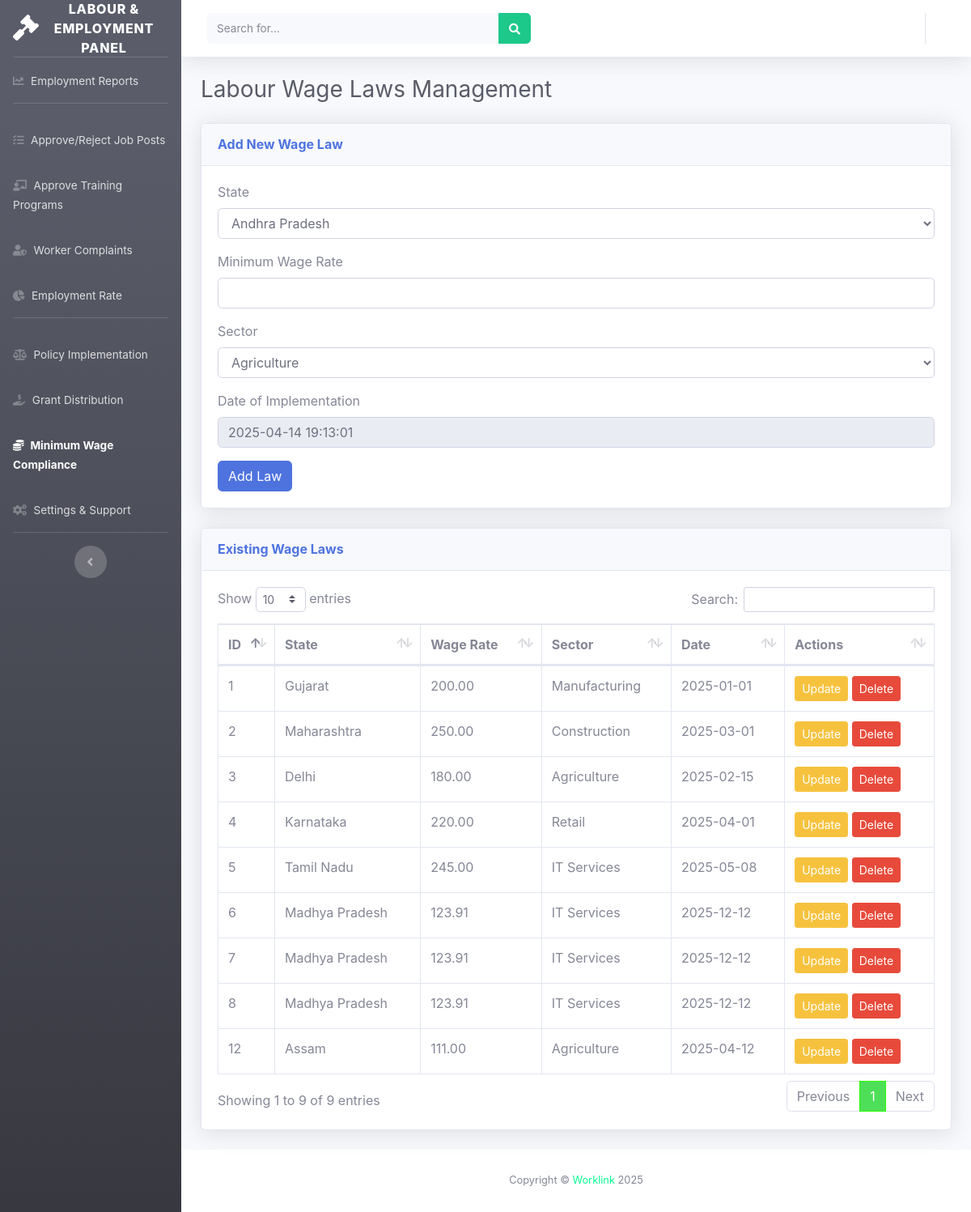
The page /governmentOfficial/track_wage_laws.php (signed in) on the database its author committed.
### tables this page shows
CREATE TABLE `wage_laws` (
  `id` int(11) NOT NULL,
  `state` varchar(255) NOT NULL,
  `min_wage_rate` decimal(10,2) NOT NULL,
  `sector` varchar(255) NOT NULL,
  `date_of_implementation` date NOT NULL,
  `created_at` timestamp NOT NULL DEFAULT current_timestamp(),
  `updated_at` timestamp NOT NULL DEFAULT current_timestamp() ON UPDATE current_timestamp()
);

### governmentOfficial/track_wage_laws.php (the view, shortened to what this page needs)
<?php
include('connection.php');
$sql = "SELECT * FROM wage_laws ORDER BY created_at DESC";
$result = mysqli_query($con, $sql);
$states = ["Andhra Pradesh", "Arunachal Pradesh", "Assam", "Bihar", "Chhattisgarh", "Goa", "Gujarat", "Haryana", "Himachal Pradesh", "Jharkhand", "Karnataka", "Kerala", "Madhya Pradesh", "Maharashtra", "Manipur", "Meghalaya", "Mizoram", "Nagaland", "Odisha", "Punjab", "Rajasthan", "Sikkim", "Tamil Nadu", "Telangana", "Tripura", "Uttar Pradesh", "Uttarakhand", "West Bengal"];
$sectors = ["Agriculture", "Construction", "Manufacturing", "Retail", "IT Services", "Education", "Healthcare", "Transport", "Hospitality", "Government Services"];
?>
<!DOCTYPE html>
<html lang="en">
<head>
    <link href="vendor/fontawesome-free/css/all.min.css" rel="stylesheet">
    <link href="css/sb-admin-2.min.css" rel="stylesheet">
    <link href="vendor/datatables/dataTables.bootstrap4.min.css" rel="stylesheet">
</head>
<body id="page-top">
<?php include('sidebar.php'); ?>
<?php include('header.php'); ?>
<div class="container-fluid">
    <h1 class="h3 mb-4 text-gray-800">Labour Wage Laws Management</h1>
    <div class="card shadow mb-4">
        <div class="card-header py-3"><h6 class="m-0 font-weight-bold text-primary">Add New Wage Law</h6></div>
        <div class="card-body">
            <form method="POST" action="">
                <div class="form-group">
                    <label>State</label>
                    <select name="state" class="form-control" required>
                        <?php foreach ($states as $state) echo "<option value='$state'>$state</option>"; ?>
                    </select>
                </div>
                <div class="form-group">
                    <label>Minimum Wage Rate</label>
                    <input type="number" name="min_wage_rate" class="form-control" required>
                </div>
                <div class="form-group">
                    <label>Sector</label>
                    <select name="sector" class="form-control" required>
                        <?php foreach ($sectors as $sector) echo "<option value='$sector'>$sector</option>"; ?>
                    </select>
                </div>
                <div class="form-group">
                    <label>Date of Implementation</label>
                    <input type="text" name="date_of_implementation" id="current_datetime" class="form-control" readonly required>
                </div>
                <button type="submit" name="create" class="btn btn-primary">Add Law</button>
            </form>
        </div>
    </div>
    <div class="card shadow mb-4">
        <div class="card-header py-3"><h6 class="m-0 font-weight-bold text-primary">Existing Wage Laws</h6></div>
        <div class="card-body">
            <div class="table-responsive">
                <table class="table table-bordered" id="wageLawsTable" width="100%" cellspacing="0">
                    <thead>
                        <tr>
                            <th>ID</th><th>State</th><th>Wage Rate</th><th>Sector</th><th>Date</th><th>Actions</th>
                        </tr>
                    </thead>
                    <tbody>
                        <?php while ($row = mysqli_fetch_assoc($result)) { ?>
                            <tr>
                                <td><?= $row['id'] ?></td>
                                <td><?= $row['state'] ?></td>
                                <td><?= $row['min_wage_rate'] ?></td>
                                <td><?= $row['sector'] ?></td>
                                <td><?= $row['date_of_implementation'] ?></td>
                                <td>
                                    <button class="btn btn-warning btn-sm" data-toggle="modal" data-target="#updateModal<?= $row['id'] ?>">Update</button>
                                    <button class="btn btn-danger btn-sm" data-toggle="modal" data-target="#deleteModal<?= $row['id'] ?>">Delete</button>
                                </td>
                            </tr>
                        <?php } ?>
                    </tbody>
                </table>
            </div>
        </div>
    </div>
</div>
<?php include_once('footer.php'); ?>
</body>
</html>

### rows shown on the page
wage_laws: id "12", state "Assam", min_wage_rate "111.00", sector "Agriculture", date_of_implementation "2025-04-12"
wage_laws: id "8", state "Madhya Pradesh", min_wage_rate "123.91", sector "IT Services", date_of_implementation "2025-12-12"
wage_laws: id "7", state "Madhya Pradesh", min_wage_rate "123.91", sector "IT Services", date_of_implementation "2025-12-12"
wage_laws: id "6", state "Madhya Pradesh", min_wage_rate "123.91", sector "IT Services", date_of_implementation "2025-12-12"
wage_laws: id "1", state "Gujarat", min_wage_rate "200.00", sector "Manufacturing", date_of_implementation "2025-01-01"
wage_laws: id "2", state "Maharashtra", min_wage_rate "250.00", sector "Construction", date_of_implementation "2025-03-01"
wage_laws: id "3", state "Delhi", min_wage_rate "180.00", sector "Agriculture", date_of_implementation "2025-02-15"
wage_laws: id "4", state "Karnataka", min_wage_rate "220.00", sector "Retail", date_of_implementation "2025-04-01"
wage_laws: id "5", state "Tamil Nadu", min_wage_rate "245.00", sector "IT Services", date_of_implementation "2025-05-08"

### other values the page prints
form field state "Andhra Pradesh"
form field sector "Agriculture"
